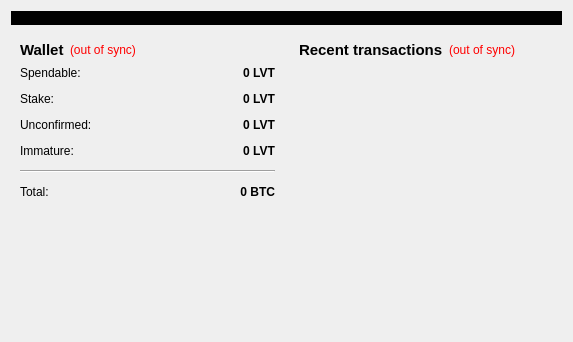
<?xml version="1.0" encoding="UTF-8"?>
<ui version="4.0">
 <class>OverviewPage</class>
 <widget class="QWidget" name="OverviewPage">
  <property name="geometry">
   <rect>
    <x>0</x>
    <y>0</y>
    <width>573</width>
    <height>342</height>
   </rect>
  </property>
  <property name="windowTitle">
   <string>Form</string>
  </property>
  <layout class="QVBoxLayout" name="topLayout">
   <item>
    <widget class="QLabel" name="labelAlerts">
     <property name="visible">
      <bool>false</bool>
     </property>
     <property name="styleSheet">
      <string notr="true">background-color: #000000; color:#ffffff</string>
     </property>
     <property name="wordWrap">
      <bool>true</bool>
     </property>
     <property name="margin">
      <number>3</number>
     </property>
    </widget>
   </item>
   <item>
    <layout class="QHBoxLayout" name="horizontalLayout" stretch="1,1">
     <item>
      <layout class="QVBoxLayout" name="verticalLayout_2">
       <item>
        <widget class="QWidget" name="widget" native="true">
         <layout class="QVBoxLayout" name="verticalLayout_4">
          <item>
           <layout class="QHBoxLayout" name="horizontalLayout_4">
            <item>
             <widget class="QLabel" name="label_5">
              <property name="font">
               <font>
                <pointsize>11</pointsize>
                <weight>75</weight>
                <bold>true</bold>
               </font>
              </property>
              <property name="text">
               <string>Wallet</string>
              </property>
             </widget>
            </item>
            <item>
             <widget class="QLabel" name="labelWalletStatus">
              <property name="toolTip">
               <string>The displayed information may be out of date. Your wallet automatically synchronizes with the Levitate network after a connection is established, but this process has not completed yet.</string>
              </property>
              <property name="styleSheet">
               <string notr="true">QLabel { color: red; }</string>
              </property>
              <property name="text">
               <string notr="true">(out of sync)</string>
              </property>
              <property name="alignment">
               <set>Qt::AlignLeading|Qt::AlignLeft|Qt::AlignVCenter</set>
              </property>
             </widget>
            </item>
            <item>
             <spacer name="horizontalSpacer_2">
              <property name="orientation">
               <enum>Qt::Horizontal</enum>
              </property>
              <property name="sizeHint" stdset="0">
               <size>
                <width>40</width>
                <height>20</height>
               </size>
              </property>
             </spacer>
            </item>
           </layout>
          </item>
          <item>
           <layout class="QFormLayout" name="formLayout_2">
            <property name="fieldGrowthPolicy">
             <enum>QFormLayout::AllNonFixedFieldsGrow</enum>
            </property>
            <property name="horizontalSpacing">
             <number>12</number>
            </property>
            <property name="verticalSpacing">
             <number>12</number>
            </property>
            <item row="0" column="0">
             <widget class="QLabel" name="label">
              <property name="text">
               <string>Spendable:</string>
              </property>
             </widget>
            </item>
            <item row="0" column="1">
             <widget class="QLabel" name="labelBalance">
              <property name="font">
               <font>
                <weight>75</weight>
                <bold>true</bold>
               </font>
              </property>
              <property name="cursor">
               <cursorShape>IBeamCursor</cursorShape>
              </property>
              <property name="toolTip">
               <string>Your current spendable balance</string>
              </property>
              <property name="text">
               <string notr="true">0 LVT</string>
              </property>
              <property name="alignment">
               <set>Qt::AlignRight|Qt::AlignTrailing|Qt::AlignVCenter</set>
              </property>
              <property name="textInteractionFlags">
               <set>Qt::LinksAccessibleByMouse|Qt::TextSelectableByKeyboard|Qt::TextSelectableByMouse</set>
              </property>
             </widget>
            </item>
            <item row="1" column="0">
             <widget class="QLabel" name="label_6">
              <property name="text">
               <string>Stake:</string>
              </property>
             </widget>
            </item>
            <item row="1" column="1">
             <widget class="QLabel" name="labelStake">
              <property name="font">
               <font>
                <weight>75</weight>
                <bold>true</bold>
               </font>
              </property>
              <property name="cursor">
               <cursorShape>IBeamCursor</cursorShape>
              </property>
              <property name="toolTip">
               <string>Total of coins that was staked, and do not yet count toward the current balance</string>
              </property>
              <property name="text">
               <string notr="true">0 LVT</string>
              </property>
              <property name="alignment">
               <set>Qt::AlignRight|Qt::AlignTrailing|Qt::AlignVCenter</set>
              </property>
              <property name="textInteractionFlags">
               <set>Qt::LinksAccessibleByMouse|Qt::TextSelectableByKeyboard|Qt::TextSelectableByMouse</set>
              </property>
             </widget>
            </item>
            <item row="2" column="0">
             <widget class="QLabel" name="label_3">
              <property name="text">
               <string>Unconfirmed:</string>
              </property>
             </widget>
            </item>
            <item row="2" column="1">
             <widget class="QLabel" name="labelUnconfirmed">
              <property name="font">
               <font>
                <weight>75</weight>
                <bold>true</bold>
               </font>
              </property>
              <property name="cursor">
               <cursorShape>IBeamCursor</cursorShape>
              </property>
              <property name="toolTip">
               <string>Total of transactions that have yet to be confirmed, and do not yet count toward the current balance</string>
              </property>
              <property name="text">
               <string notr="true">0 LVT</string>
              </property>
              <property name="alignment">
               <set>Qt::AlignRight|Qt::AlignTrailing|Qt::AlignVCenter</set>
              </property>
              <property name="textInteractionFlags">
               <set>Qt::LinksAccessibleByMouse|Qt::TextSelectableByKeyboard|Qt::TextSelectableByMouse</set>
              </property>
             </widget>
            </item>
            <item row="3" column="0">
             <widget class="QLabel" name="labelImmatureText">
              <property name="text">
               <string>Immature:</string>
              </property>
             </widget>
            </item>
            <item row="3" column="1">
             <widget class="QLabel" name="labelImmature">
              <property name="font">
               <font>
                <weight>75</weight>
                <bold>true</bold>
               </font>
              </property>
              <property name="toolTip">
               <string>Mined balance that has not yet matured</string>
              </property>
              <property name="text">
               <string notr="true">0 LVT</string>
              </property>
              <property name="alignment">
               <set>Qt::AlignRight|Qt::AlignTrailing|Qt::AlignVCenter</set>
              </property>
              <property name="textInteractionFlags">
               <set>Qt::LinksAccessibleByMouse|Qt::TextSelectableByKeyboard|Qt::TextSelectableByMouse</set>
              </property>
             </widget>
            </item>
            <item row="4" column="0" colspan="2">
             <widget class="Line" name="line">
              <property name="orientation">
               <enum>Qt::Horizontal</enum>
              </property>
             </widget>
            </item>
            <item row="5" column="0">
             <widget class="QLabel" name="labelTotalText">
              <property name="text">
               <string>Total:</string>
              </property>
             </widget>
            </item>
            <item row="5" column="1">
             <widget class="QLabel" name="labelTotal">
              <property name="font">
               <font>
                <weight>75</weight>
                <bold>true</bold>
               </font>
              </property>
              <property name="cursor">
               <cursorShape>IBeamCursor</cursorShape>
              </property>
              <property name="toolTip">
               <string>Your current total balance</string>
              </property>
              <property name="text">
               <string notr="true">0 BTC</string>
              </property>
              <property name="alignment">
               <set>Qt::AlignRight|Qt::AlignTrailing|Qt::AlignVCenter</set>
              </property>
              <property name="textInteractionFlags">
               <set>Qt::LinksAccessibleByMouse|Qt::TextSelectableByKeyboard|Qt::TextSelectableByMouse</set>
              </property>
             </widget>
            </item>
           </layout>
          </item>
         </layout>
        </widget>
       </item>
       <item>
        <spacer name="verticalSpacer">
         <property name="orientation">
          <enum>Qt::Vertical</enum>
         </property>
         <property name="sizeHint" stdset="0">
          <size>
           <width>20</width>
           <height>40</height>
          </size>
         </property>
        </spacer>
       </item>
      </layout>
     </item>
     <item>
      <layout class="QVBoxLayout" name="verticalLayout_3">
       <item>
        <widget class="QWidget" name="widget_2" native="true">
         <layout class="QVBoxLayout" name="verticalLayout">
          <item>
           <layout class="QHBoxLayout" name="horizontalLayout_2">
            <item>
             <widget class="QLabel" name="label_4">
              <property name="font">
               <font>
                <pointsize>11</pointsize>
                <weight>75</weight>
                <bold>true</bold>
               </font>
              </property>
              <property name="text">
               <string>&lt;b&gt;Recent transactions&lt;/b&gt;</string>
              </property>
             </widget>
            </item>
            <item>
             <widget class="QLabel" name="labelTransactionsStatus">
              <property name="toolTip">
               <string>The displayed information may be out of date. Your wallet automatically synchronizes with the Levitate network after a connection is established, but this process has not completed yet.</string>
              </property>
              <property name="styleSheet">
               <string notr="true">QLabel { color: red; }</string>
              </property>
              <property name="text">
               <string notr="true">(out of sync)</string>
              </property>
              <property name="alignment">
               <set>Qt::AlignRight|Qt::AlignTrailing|Qt::AlignVCenter</set>
              </property>
             </widget>
            </item>
            <item>
             <spacer name="horizontalSpacer">
              <property name="orientation">
               <enum>Qt::Horizontal</enum>
              </property>
              <property name="sizeHint" stdset="0">
               <size>
                <width>40</width>
                <height>20</height>
               </size>
              </property>
             </spacer>
            </item>
           </layout>
          </item>
          <item>
           <widget class="QListView" name="listTransactions">
            <property name="styleSheet">
             <string notr="true">QListView { background: transparent; }</string>
            </property>
            <property name="frameShape">
             <enum>QFrame::NoFrame</enum>
            </property>
            <property name="verticalScrollBarPolicy">
             <enum>Qt::ScrollBarAlwaysOff</enum>
            </property>
            <property name="horizontalScrollBarPolicy">
             <enum>Qt::ScrollBarAlwaysOff</enum>
            </property>
            <property name="selectionMode">
             <enum>QAbstractItemView::NoSelection</enum>
            </property>
           </widget>
          </item>
         </layout>
        </widget>
       </item>
      </layout>
     </item>
    </layout>
   </item>
  </layout>
 </widget>
 <resources/>
 <connections/>
</ui>
